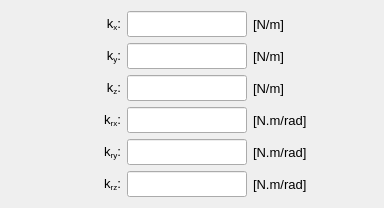
                   <widget class="QWidget" name="tab_spring_constant">
                    <attribute name="title">
                     <string>Spring</string>
                    </attribute>
                    <layout class="QGridLayout" name="gridLayout_23">
                     <item row="0" column="0">
                      <spacer name="horizontalSpacer_13">
                       <property name="orientation">
                        <enum>Qt::Horizontal</enum>
                       </property>
                       <property name="sizeHint" stdset="0">
                        <size>
                         <width>40</width>
                         <height>20</height>
                        </size>
                       </property>
                      </spacer>
                     </item>
                     <item row="3" column="2">
                      <widget class="QLineEdit" name="lineEdit_Krx">
                       <property name="enabled">
                        <bool>true</bool>
                       </property>
                       <property name="minimumSize">
                        <size>
                         <width>120</width>
                         <height>26</height>
                        </size>
                       </property>
                       <property name="maximumSize">
                        <size>
                         <width>120</width>
                         <height>26</height>
                        </size>
                       </property>
                       <property name="font">
                        <font>
                         <pointsize>10</pointsize>
                        </font>
                       </property>
                       <property name="styleSheet">
                        <string notr="true"/>
                       </property>
                       <property name="text">
                        <string/>
                       </property>
                       <property name="alignment">
                        <set>Qt::AlignCenter</set>
                       </property>
                      </widget>
                     </item>
                     <item row="0" column="3">
                      <widget class="QLabel" name="label_16">
                       <property name="minimumSize">
                        <size>
                         <width>80</width>
                         <height>26</height>
                        </size>
                       </property>
                       <property name="maximumSize">
                        <size>
                         <width>80</width>
                         <height>26</height>
                        </size>
                       </property>
                       <property name="font">
                        <font>
                         <pointsize>10</pointsize>
                        </font>
                       </property>
                       <property name="text">
                        <string>[N/m]</string>
                       </property>
                       <property name="alignment">
                        <set>Qt::AlignLeading|Qt::AlignLeft|Qt::AlignVCenter</set>
                       </property>
                      </widget>
                     </item>
                     <item row="1" column="2">
                      <widget class="QLineEdit" name="lineEdit_Ky">
                       <property name="enabled">
                        <bool>true</bool>
                       </property>
                       <property name="minimumSize">
                        <size>
                         <width>120</width>
                         <height>26</height>
                        </size>
                       </property>
                       <property name="maximumSize">
                        <size>
                         <width>120</width>
                         <height>26</height>
                        </size>
                       </property>
                       <property name="font">
                        <font>
                         <pointsize>10</pointsize>
                        </font>
                       </property>
                       <property name="styleSheet">
                        <string notr="true"/>
                       </property>
                       <property name="text">
                        <string/>
                       </property>
                       <property name="alignment">
                        <set>Qt::AlignCenter</set>
                       </property>
                      </widget>
                     </item>
                     <item row="0" column="1">
                      <widget class="QLabel" name="label_115">
                       <property name="enabled">
                        <bool>true</bool>
                       </property>
                       <property name="minimumSize">
                        <size>
                         <width>70</width>
                         <height>26</height>
                        </size>
                       </property>
                       <property name="maximumSize">
                        <size>
                         <width>70</width>
                         <height>26</height>
                        </size>
                       </property>
                       <property name="font">
                        <font>
                         <pointsize>10</pointsize>
                        </font>
                       </property>
                       <property name="mouseTracking">
                        <bool>true</bool>
                       </property>
                       <property name="text">
                        <string>&lt;html&gt;&lt;head/&gt;&lt;body&gt;&lt;p align=&quot;right&quot;&gt;&lt;span style=&quot; font-weight:400; font-style:normal;&quot;&gt;k&lt;/span&gt;&lt;span style=&quot; font-weight:400; font-style:normal; vertical-align:sub;&quot;&gt;x&lt;/span&gt;&lt;span style=&quot; font-weight:400; font-style:normal;&quot;&gt;:&lt;/span&gt;&lt;/p&gt;&lt;/body&gt;&lt;/html&gt;</string>
                       </property>
                       <property name="alignment">
                        <set>Qt::AlignCenter</set>
                       </property>
                      </widget>
                     </item>
                     <item row="3" column="1">
                      <widget class="QLabel" name="label_93">
                       <property name="enabled">
                        <bool>true</bool>
                       </property>
                       <property name="minimumSize">
                        <size>
                         <width>70</width>
                         <height>26</height>
                        </size>
                       </property>
                       <property name="maximumSize">
                        <size>
                         <width>70</width>
                         <height>26</height>
                        </size>
                       </property>
                       <property name="font">
                        <font>
                         <pointsize>10</pointsize>
                        </font>
                       </property>
                       <property name="mouseTracking">
                        <bool>true</bool>
                       </property>
                       <property name="text">
                        <string>&lt;html&gt;&lt;head/&gt;&lt;body&gt;&lt;p align=&quot;right&quot;&gt;&lt;span style=&quot; font-weight:400; font-style:normal;&quot;&gt;k&lt;/span&gt;&lt;span style=&quot; font-weight:400; font-style:normal; vertical-align:sub;&quot;&gt;rx&lt;/span&gt;&lt;span style=&quot; font-weight:400; font-style:normal;&quot;&gt;:&lt;/span&gt;&lt;/p&gt;&lt;/body&gt;&lt;/html&gt;</string>
                       </property>
                       <property name="alignment">
                        <set>Qt::AlignCenter</set>
                       </property>
                      </widget>
                     </item>
                     <item row="3" column="3">
                      <widget class="QLabel" name="label_113">
                       <property name="minimumSize">
                        <size>
                         <width>80</width>
                         <height>26</height>
                        </size>
                       </property>
                       <property name="maximumSize">
                        <size>
                         <width>80</width>
                         <height>26</height>
                        </size>
                       </property>
                       <property name="font">
                        <font>
                         <pointsize>10</pointsize>
                        </font>
                       </property>
                       <property name="text">
                        <string>[N.m/rad]</string>
                       </property>
                       <property name="alignment">
                        <set>Qt::AlignLeading|Qt::AlignLeft|Qt::AlignVCenter</set>
                       </property>
                      </widget>
                     </item>
                     <item row="1" column="1">
                      <widget class="QLabel" name="label_116">
                       <property name="enabled">
                        <bool>true</bool>
                       </property>
                       <property name="minimumSize">
                        <size>
                         <width>70</width>
                         <height>26</height>
                        </size>
                       </property>
                       <property name="maximumSize">
                        <size>
                         <width>70</width>
                         <height>26</height>
                        </size>
                       </property>
                       <property name="font">
                        <font>
                         <pointsize>10</pointsize>
                        </font>
                       </property>
                       <property name="mouseTracking">
                        <bool>true</bool>
                       </property>
                       <property name="text">
                        <string>&lt;html&gt;&lt;head/&gt;&lt;body&gt;&lt;p align=&quot;right&quot;&gt;k&lt;span style=&quot; vertical-align:sub;&quot;&gt;y&lt;/span&gt;:&lt;/p&gt;&lt;/body&gt;&lt;/html&gt;</string>
                       </property>
                       <property name="alignment">
                        <set>Qt::AlignCenter</set>
                       </property>
                      </widget>
                     </item>
                     <item row="2" column="1">
                      <widget class="QLabel" name="label_123">
                       <property name="enabled">
                        <bool>true</bool>
                       </property>
                       <property name="minimumSize">
                        <size>
                         <width>70</width>
                         <height>26</height>
                        </size>
                       </property>
                       <property name="maximumSize">
                        <size>
                         <width>70</width>
                         <height>26</height>
                        </size>
                       </property>
                       <property name="font">
                        <font>
                         <pointsize>10</pointsize>
                        </font>
                       </property>
                       <property name="mouseTracking">
                        <bool>true</bool>
                       </property>
                       <property name="text">
                        <string>&lt;html&gt;&lt;head/&gt;&lt;body&gt;&lt;p align=&quot;right&quot;&gt;k&lt;span style=&quot; vertical-align:sub;&quot;&gt;z&lt;/span&gt;:&lt;/p&gt;&lt;/body&gt;&lt;/html&gt;</string>
                       </property>
                       <property name="alignment">
                        <set>Qt::AlignCenter</set>
                       </property>
                      </widget>
                     </item>
                     <item row="2" column="2">
                      <widget class="QLineEdit" name="lineEdit_Kz">
                       <property name="enabled">
                        <bool>true</bool>
                       </property>
                       <property name="minimumSize">
                        <size>
                         <width>120</width>
                         <height>26</height>
                        </size>
                       </property>
                       <property name="maximumSize">
                        <size>
                         <width>120</width>
                         <height>26</height>
                        </size>
                       </property>
                       <property name="font">
                        <font>
                         <pointsize>10</pointsize>
                        </font>
                       </property>
                       <property name="styleSheet">
                        <string notr="true"/>
                       </property>
                       <property name="text">
                        <string/>
                       </property>
                       <property name="alignment">
                        <set>Qt::AlignCenter</set>
                       </property>
                      </widget>
                     </item>
                     <item row="2" column="3">
                      <widget class="QLabel" name="label_18">
                       <property name="minimumSize">
                        <size>
                         <width>80</width>
                         <height>26</height>
                        </size>
                       </property>
                       <property name="maximumSize">
                        <size>
                         <width>80</width>
                         <height>26</height>
                        </size>
                       </property>
                       <property name="font">
                        <font>
                         <pointsize>10</pointsize>
                        </font>
                       </property>
                       <property name="text">
                        <string>[N/m]</string>
                       </property>
                       <property name="alignment">
                        <set>Qt::AlignLeading|Qt::AlignLeft|Qt::AlignVCenter</set>
                       </property>
                      </widget>
                     </item>
                     <item row="4" column="1">
                      <widget class="QLabel" name="label_112">
                       <property name="enabled">
                        <bool>true</bool>
                       </property>
                       <property name="minimumSize">
                        <size>
                         <width>70</width>
                         <height>26</height>
                        </size>
                       </property>
                       <property name="maximumSize">
                        <size>
                         <width>70</width>
                         <height>26</height>
                        </size>
                       </property>
                       <property name="font">
                        <font>
                         <pointsize>10</pointsize>
                        </font>
                       </property>
                       <property name="mouseTracking">
                        <bool>true</bool>
                       </property>
                       <property name="text">
                        <string>&lt;html&gt;&lt;head/&gt;&lt;body&gt;&lt;p align=&quot;right&quot;&gt;k&lt;span style=&quot; vertical-align:sub;&quot;&gt;ry&lt;/span&gt;:&lt;/p&gt;&lt;/body&gt;&lt;/html&gt;</string>
                       </property>
                       <property name="alignment">
                        <set>Qt::AlignCenter</set>
                       </property>
                      </widget>
                     </item>
                     <item row="4" column="3">
                      <widget class="QLabel" name="label_114">
                       <property name="minimumSize">
                        <size>
                         <width>80</width>
                         <height>26</height>
                        </size>
                       </property>
                       <property name="maximumSize">
                        <size>
                         <width>80</width>
                         <height>26</height>
                        </size>
                       </property>
                       <property name="font">
                        <font>
                         <pointsize>10</pointsize>
                        </font>
                       </property>
                       <property name="text">
                        <string>[N.m/rad]</string>
                       </property>
                       <property name="alignment">
                        <set>Qt::AlignLeading|Qt::AlignLeft|Qt::AlignVCenter</set>
                       </property>
                      </widget>
                     </item>
                     <item row="5" column="2">
                      <widget class="QLineEdit" name="lineEdit_Krz">
                       <property name="enabled">
                        <bool>true</bool>
                       </property>
                       <property name="minimumSize">
                        <size>
                         <width>120</width>
                         <height>26</height>
                        </size>
                       </property>
                       <property name="maximumSize">
                        <size>
                         <width>120</width>
                         <height>26</height>
                        </size>
                       </property>
                       <property name="font">
                        <font>
                         <pointsize>10</pointsize>
                        </font>
                       </property>
                       <property name="styleSheet">
                        <string notr="true"/>
                       </property>
                       <property name="text">
                        <string/>
                       </property>
                       <property name="alignment">
                        <set>Qt::AlignCenter</set>
                       </property>
                      </widget>
                     </item>
                     <item row="5" column="3">
                      <widget class="QLabel" name="label_122">
                       <property name="minimumSize">
                        <size>
                         <width>80</width>
                         <height>26</height>
                        </size>
                       </property>
                       <property name="maximumSize">
                        <size>
                         <width>80</width>
                         <height>26</height>
                        </size>
                       </property>
                       <property name="font">
                        <font>
                         <pointsize>10</pointsize>
                        </font>
                       </property>
                       <property name="text">
                        <string>[N.m/rad]</string>
                       </property>
                       <property name="alignment">
                        <set>Qt::AlignLeading|Qt::AlignLeft|Qt::AlignVCenter</set>
                       </property>
                      </widget>
                     </item>
                     <item row="1" column="3">
                      <widget class="QLabel" name="label_17">
                       <property name="minimumSize">
                        <size>
                         <width>80</width>
                         <height>26</height>
                        </size>
                       </property>
                       <property name="maximumSize">
                        <size>
                         <width>80</width>
                         <height>26</height>
                        </size>
                       </property>
                       <property name="font">
                        <font>
                         <pointsize>10</pointsize>
                        </font>
                       </property>
                       <property name="text">
                        <string>[N/m]</string>
                       </property>
                       <property name="alignment">
                        <set>Qt::AlignLeading|Qt::AlignLeft|Qt::AlignVCenter</set>
                       </property>
                      </widget>
                     </item>
                     <item row="0" column="2">
                      <widget class="QLineEdit" name="lineEdit_Kx">
                       <property name="enabled">
                        <bool>true</bool>
                       </property>
                       <property name="minimumSize">
                        <size>
                         <width>120</width>
                         <height>26</height>
                        </size>
                       </property>
                       <property name="maximumSize">
                        <size>
                         <width>120</width>
                         <height>26</height>
                        </size>
                       </property>
                       <property name="font">
                        <font>
                         <pointsize>10</pointsize>
                        </font>
                       </property>
                       <property name="styleSheet">
                        <string notr="true"/>
                       </property>
                       <property name="text">
                        <string/>
                       </property>
                       <property name="alignment">
                        <set>Qt::AlignCenter</set>
                       </property>
                      </widget>
                     </item>
                     <item row="4" column="2">
                      <widget class="QLineEdit" name="lineEdit_Kry">
                       <property name="enabled">
                        <bool>true</bool>
                       </property>
                       <property name="minimumSize">
                        <size>
                         <width>120</width>
                         <height>26</height>
                        </size>
                       </property>
                       <property name="maximumSize">
                        <size>
                         <width>120</width>
                         <height>26</height>
                        </size>
                       </property>
                       <property name="font">
                        <font>
                         <pointsize>10</pointsize>
                        </font>
                       </property>
                       <property name="styleSheet">
                        <string notr="true"/>
                       </property>
                       <property name="text">
                        <string/>
                       </property>
                       <property name="alignment">
                        <set>Qt::AlignCenter</set>
                       </property>
                      </widget>
                     </item>
                     <item row="5" column="1">
                      <widget class="QLabel" name="label_121">
                       <property name="enabled">
                        <bool>true</bool>
                       </property>
                       <property name="minimumSize">
                        <size>
                         <width>70</width>
                         <height>26</height>
                        </size>
                       </property>
                       <property name="maximumSize">
                        <size>
                         <width>70</width>
                         <height>26</height>
                        </size>
                       </property>
                       <property name="font">
                        <font>
                         <pointsize>10</pointsize>
                        </font>
                       </property>
                       <property name="mouseTracking">
                        <bool>true</bool>
                       </property>
                       <property name="text">
                        <string>&lt;html&gt;&lt;head/&gt;&lt;body&gt;&lt;p align=&quot;right&quot;&gt;k&lt;span style=&quot; vertical-align:sub;&quot;&gt;rz&lt;/span&gt;:&lt;/p&gt;&lt;/body&gt;&lt;/html&gt;</string>
                       </property>
                       <property name="alignment">
                        <set>Qt::AlignCenter</set>
                       </property>
                      </widget>
                     </item>
                     <item row="0" column="4">
                      <spacer name="horizontalSpacer_14">
                       <property name="orientation">
                        <enum>Qt::Horizontal</enum>
                       </property>
                       <property name="sizeHint" stdset="0">
                        <size>
                         <width>40</width>
                         <height>20</height>
                        </size>
                       </property>
                      </spacer>
                     </item>
                    </layout>
                   </widget>
